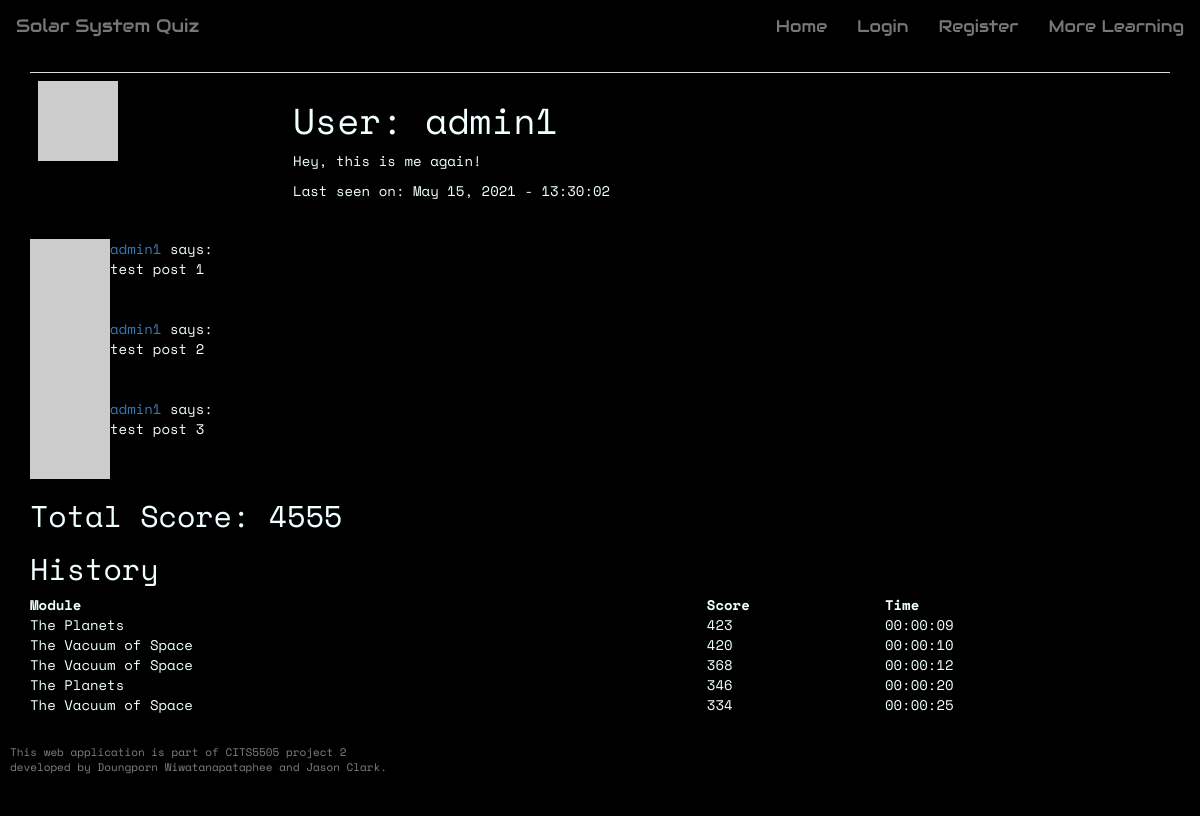
/user/admin1, run on an earlier commit of the app's database.
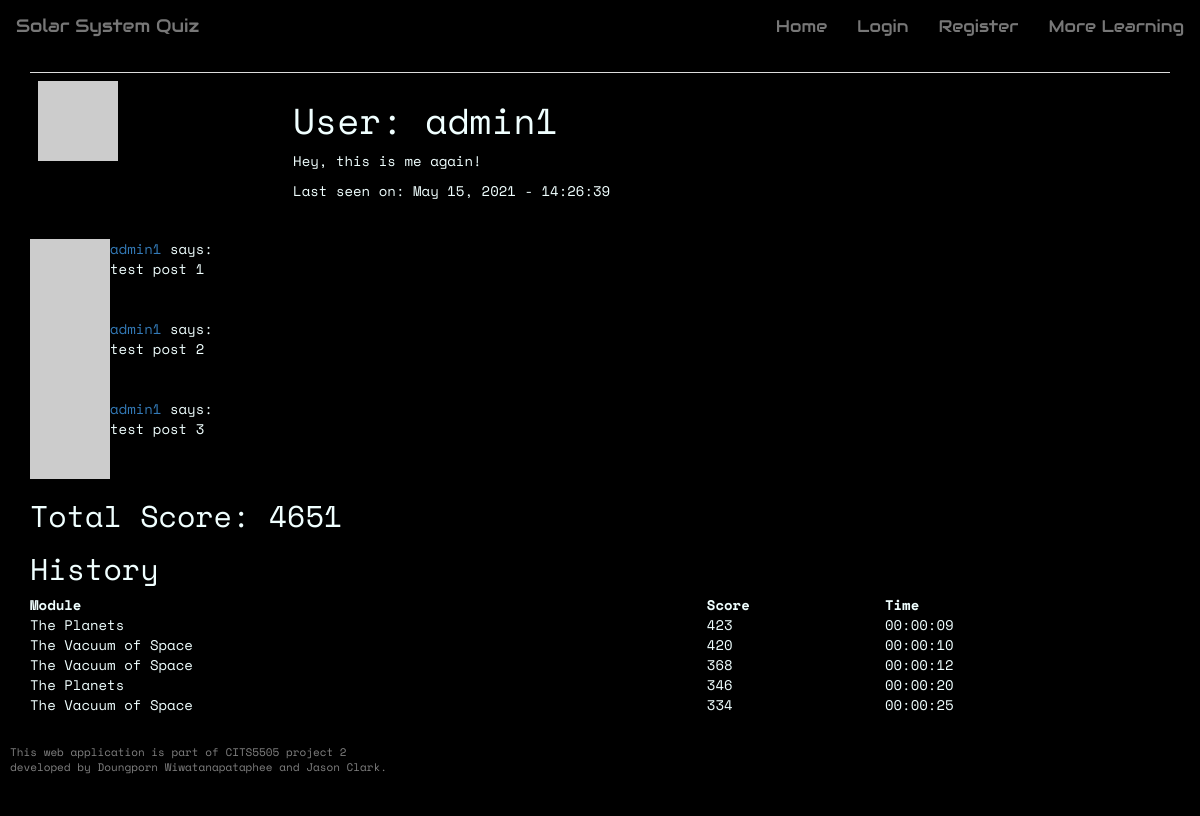
And on a later commit of the database.
### app/models.py (models this page shows, shortened)
class User(UserMixin, db.Model):
    __tablename__ = 'user_table'
    id = db.Column(db.Integer, primary_key=True)
    username = db.Column(db.String(64), index=True, unique=True)
    user_type = db.Column(db.String(64))
    email = db.Column(db.String(120), index=True, unique=True)
    password_hash = db.Column(db.String(128))
    posts = db.relationship('Post', backref='author', lazy='dynamic')
    about_me = db.Column(db.String(140))
    last_seen = db.Column(db.DateTime, default=datetime.utcnow)
    score_child = db.relationship("Score", backref = 'user_parent')
    quiz_unlocked = db.Column(db.Integer, default=0)
    def avatar(self, size):
      digest = md5(self.email.lower().encode('utf-8')).hexdigest()
      return 'https://www.gravatar.com/avatar/{}?d=identicon&s={}'.format(digest, size)

class Post(db.Model):
    id = db.Column(db.Integer, primary_key=True)
    user_id = db.Column(db.Integer, db.ForeignKey('user_table.id')) #user.id
    body = db.Column(db.String(140))
    timestamp = db.Column(db.DateTime, index=True, default=datetime.utcnow)
    page = db.Column(db.String)
    upvotes = db.Column(db.Integer, default=0)
    downvotes = db.Column(db.Integer, default=0)

class Score(db.Model):
    __tablename__ = 'score'
    id = db.Column(db.Integer, primary_key = True)
    user_id = db.Column(db.Integer, db.ForeignKey('user_table.id'))
    questionset_id = db.Column(db.Integer, db.ForeignKey('questionset.id'))
    score = db.Column(db.Integer)
    time_taken = db.Column(db.Time)

class QuestionSet(db.Model):
    __tablename__ = 'questionset'
    id = db.Column(db.Integer, primary_key = True)
    name = db.Column(db.String(64))
    module = db.Column(db.String(64))
    number_of_questions = db.Column(db.Integer)
    child = db.relationship("CurrentQuestion")
    score_child = db.relationship('Score', backref= 'questionset_parent')

### app/routes.py (the view)
@app.route('/user/<username>', methods = ['GET','POST'])
def user_profile(username):
    user = User.query.filter_by(username=username).first_or_404()
    page = request.args.get('page', 1, type=int)
    posts = user.posts.paginate(
      page, 5, False)
    next_url = url_for('user_profile', username=username, page=posts.next_num) \
      if posts.has_next else None
    prev_url = url_for('user_profile', username=username, page=posts.prev_num) \
      if posts.has_prev else None
    score_dict = [] # initialise module score dictionary
    total = 0       # initialise total score as zero
    user_scores = Score.query.filter_by(user_id=user.id).all()
    for score in user_scores:
        score_dict.append({'module': score.questionset_id}) # append scores for each learning module
        total += score.score    # add total score
        scoreSorted = Score.query.filter_by(user_id=user.id).order_by(Score.score.desc()).all()
    return render_template('user_profile.html', user=user, score=total, posts=posts.items,
    scoreSorted = scoreSorted, next_url=next_url, prev_url=prev_url)

### app/routes.py (called while the page is built)
@app.before_request
def before_request():
    from_zone = tz.tzutc()
    to_zone = tz.tzlocal()
    utc = datetime.utcnow()
    utc = utc.replace(tzinfo=from_zone)
    central = utc.astimezone(to_zone)   # convert to local timezone
    if current_user.is_authenticated:
        current_user.last_seen = central
        db.session.commit()

### app/templates/user_profile.html (shortened to what this page needs)
{% extends 'base.html' %}
{% block body %}
<div class="container">
<table class="table">
    <tr valign="top">
        <td><img src="{{ user.avatar(128) }}"></td>
        <td>
            <h1>User: {{ user.username }}</h1>
            {% if user.about_me %}<p>{{ user.about_me }}</p>{% endif %}
            {% if user.last_seen %}<p>Last seen on: {{ user.last_seen.strftime('%B %d, %Y - %H:%M:%S') }}</p>{% endif %}
        </td>
    </tr>
</table>
</div>
<div class="container">
  {% for post in posts %}
  {% include '_post.html'%}
  {% endfor %}
</div>
<div class="container">
    <h2>Total Score: {{ score }}</h2>
    <h2>History</h2>
    <table style="width:100%;">
        <thead>
            <tr>
                <th>Module</th>
                <th>Score</th>
                <th>Time</th>
            </tr>
        </thead>
        <tbody>
        {% for score in scoreSorted %}
        {%  if loop.index <= 5  %}
            <tr>
                <td>{{ score.questionset_parent.name }}</td>
                <td>{{ score.score }}</td>
                <td>{{ score.time_taken }}</td>
            </tr>
        {% endif %}
        {% endfor %}
        </tbody>
    </table>
</div>
{% endblock %}

### app/templates/base.html (shortened to what this page needs)
<!DOCTYPE html>
<html lang="en">
<head>
    <link rel="stylesheet" href="https://maxcdn.bootstrapcdn.com/bootstrap/3.4.1/css/bootstrap.min.css">
    <link rel="stylesheet" type="text/css" href="{{ url_for('static', filename='css/theme.css') }}">
    <link rel="stylesheet" href="https://cdnjs.cloudflare.com/ajax/libs/font-awesome/4.7.0/css/font-awesome.min.css">
</head>
<body>
    {% block navbar %}
    <nav class="navbar navbar-default">
            <div class="navbar-header">
                <a class="navbar-brand" href="{{ url_for('home') }}">Solar System Quiz</a>
            </div>
            <div class="collapse navbar-collapse" id="bs-example-navbar-collapse-1">
                <ul class="nav navbar-nav navbar-right">
                    {% if current_user.is_authenticated %}
                    <li><a href="{{ url_for('home') }}">Home</a></li>
                    <li><a href="{{ url_for('user_profile', username=current_user.username) }}">{{ current_user.username }} Profile</a></li>
                    <li><a href="{{ url_for('more_learning') }}">More Learning</a></li>
                    <li><a href="{{ url_for('logout') }}">Sign Out</a></li>
                    {% else %}
                    <li><a href="{{ url_for('home') }}">Home</a></li>
                    <li><a href="{{ url_for('login') }}">Login</a></li>
                    <li><a href="{{ url_for('register') }}">Register</a></li>
                    <li><a href="{{ url_for('more_learning') }}">More Learning</a></li>
                    {% endif %}
                </ul>
            </div>
    </nav>
    {% endblock %}
    {% block body %}{% endblock %}
    <footer>
        <p>This web application is part of CITS5505 project 2 <br>
           developed by Doungporn Wiwatanapataphee and Jason Clark.</p>
    </footer>
</body>
</html>

### app/templates/_post.html (shortened to what this page needs)
<table>
  <tr valign="top">
    <td><img src="{{ post.author.avatar(36) }}"></td>
    <td>
      <a href="{{ url_for('user_profile', username=post.author.username) }}">
        {{ post.author.username }}
      </a>
      says:<br>{{ post.body }}
    </td>
  </tr>
</table>

### app/static/css/theme.css (style rules this page uses)
* { box-sizing: border-box; }
body { font-family: 'Space Mono', monospace; background-color: black; color: azure; }
html { scroll-behavior: smooth; }
.navbar { font-family: 'Audiowide', cursive; background-color: black; border-color: black; }
.nav a { font-size: 1.2em !important; }
footer { font-size: 11px; background: black; color:grey; padding: 3rem 1rem; bottom: 0; left: 0; width: 100%; }

What changed in the data, as far as the page shows it:
changed User "admin1": last_seen "May 15, 2021 - 13:30:02" → "May 15, 2021 - 14:26:39"
Also different on the page:
{{ score }}: "4555" → "4651"
